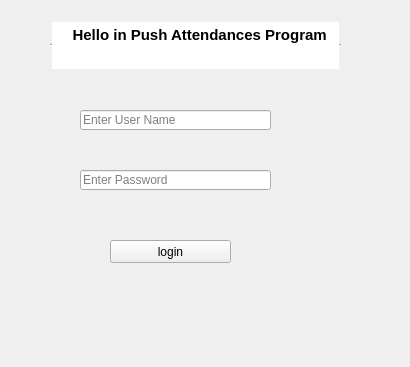
<?xml version="1.0" encoding="UTF-8"?>
<ui version="4.0">
 <class>Form</class>
 <widget class="QWidget" name="Form">
  <property name="geometry">
   <rect>
    <x>0</x>
    <y>0</y>
    <width>410</width>
    <height>367</height>
   </rect>
  </property>
  <property name="windowTitle">
   <string>Form</string>
  </property>
  <widget class="QPushButton" name="pushButton">
   <property name="geometry">
    <rect>
     <x>110</x>
     <y>240</y>
     <width>121</width>
     <height>23</height>
    </rect>
   </property>
   <property name="toolTip">
    <string>login with odoo user </string>
   </property>
   <property name="text">
    <string>login</string>
   </property>
  </widget>
  <widget class="QLineEdit" name="lineEdit_2">
   <property name="geometry">
    <rect>
     <x>80</x>
     <y>170</y>
     <width>191</width>
     <height>20</height>
    </rect>
   </property>
   <property name="echoMode">
    <enum>QLineEdit::Password</enum>
   </property>
   <property name="placeholderText">
    <string>Enter Password </string>
   </property>
  </widget>
  <widget class="QLineEdit" name="lineEdit">
   <property name="geometry">
    <rect>
     <x>80</x>
     <y>110</y>
     <width>191</width>
     <height>20</height>
    </rect>
   </property>
   <property name="placeholderText">
    <string>Enter User Name</string>
   </property>
  </widget>
  <widget class="QTextBrowser" name="textBrowser">
   <property name="geometry">
    <rect>
     <x>50</x>
     <y>20</y>
     <width>291</width>
     <height>51</height>
    </rect>
   </property>
   <property name="frameShape">
    <enum>QFrame::HLine</enum>
   </property>
   <property name="undoRedoEnabled">
    <bool>false</bool>
   </property>
   <property name="readOnly">
    <bool>true</bool>
   </property>
   <property name="html">
    <string>&lt;!DOCTYPE HTML PUBLIC &quot;-//W3C//DTD HTML 4.0//EN&quot; &quot;http://www.w3.org/TR/REC-html40/strict.dtd&quot;&gt;
&lt;html&gt;&lt;head&gt;&lt;meta name=&quot;qrichtext&quot; content=&quot;1&quot; /&gt;&lt;style type=&quot;text/css&quot;&gt;
p, li { white-space: pre-wrap; }
&lt;/style&gt;&lt;/head&gt;&lt;body style=&quot; font-family:'MS Shell Dlg 2'; font-size:8.25pt; font-weight:400; font-style:normal;&quot;&gt;
&lt;p align=&quot;center&quot; style=&quot; margin-top:0px; margin-bottom:0px; margin-left:0px; margin-right:0px; -qt-block-indent:0; text-indent:0px;&quot;&gt;&lt;span style=&quot; font-size:11pt; font-weight:600;&quot;&gt;   Hello in Push Attendances Program &lt;/span&gt;&lt;/p&gt;&lt;/body&gt;&lt;/html&gt;</string>
   </property>
  </widget>
 </widget>
 <resources/>
 <connections/>
</ui>
